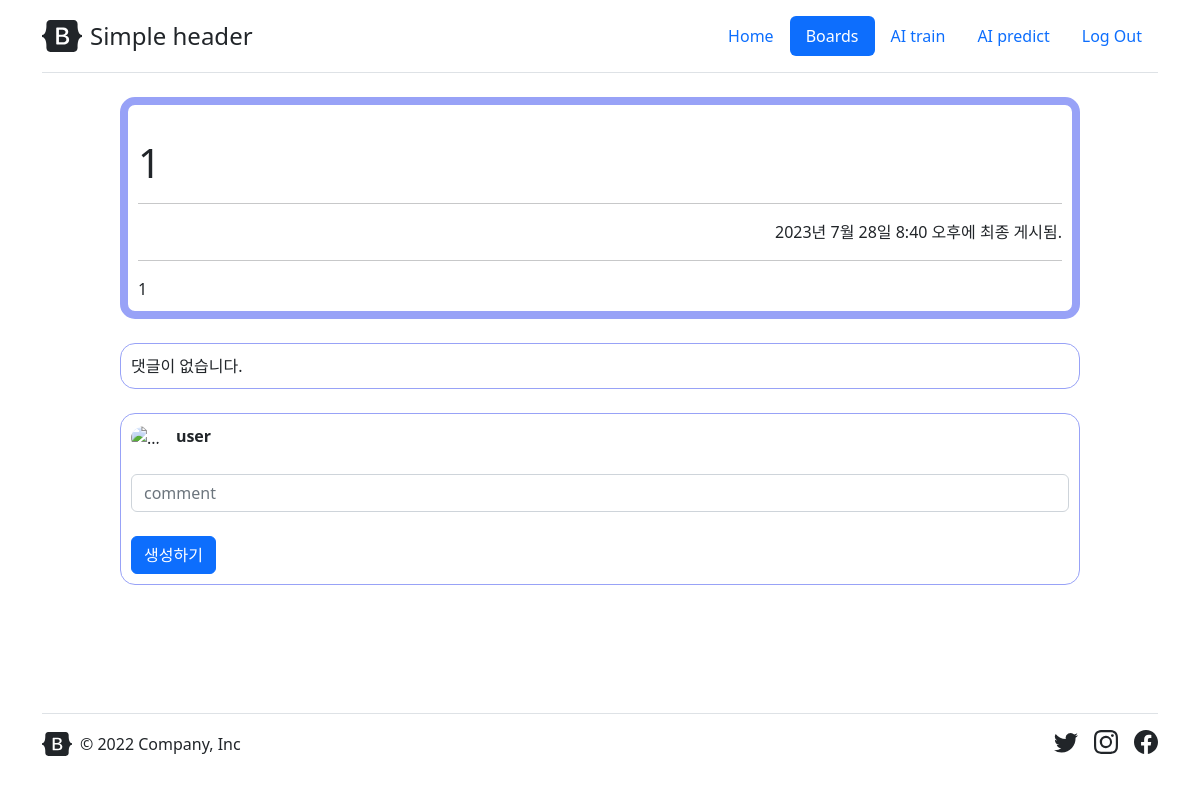
Screenshot of /boards/notice/1/ (signed in) with the database file from the repository.
### boards/models.py (models this page shows)
class Post(models.Model):
    id = models.BigAutoField(primary_key=True)
    user_id = models.ForeignKey(User, related_name="post",db_column="user_id",on_delete=models.CASCADE,blank=False,null=False)
    user_id_char = models.CharField(max_length=150,blank=False,null=False)
    title = models.CharField(db_column='title', max_length=50, blank=False, null=False)
    content = models.TextField(db_column='content', default="",blank=False,null=False)
    created_date = models.DateTimeField(db_column='created_date', auto_now_add=True)
    updated_date = models.DateTimeField(db_column='updated_date', auto_now=True)
    updated_bool = models.BooleanField(db_column='updated_bool', default=False,blank=False,null=False)
    visible_bool = models.BooleanField(db_column='visible_bool', default=True,blank=False,null=False)

### boards/views.py (the view)
# urls.py: path('notice/<int:pk>/', boards.views.boards_post_detail, name='post_detail'),
def boards_post_detail(request,pk):
    try:
        post = get_object_or_404(Post, pk=pk)
    except:
        return redirect("/")
    post_comment_list = Comment.objects.filter(post_id=pk).values("id","post_id","user_id","user_id_char","comment_content","created_date","updated_date","updated_bool","visible_bool") #쿼리셋을 얻는다.
    post_comment_list = list(post_comment_list) #쿼리셋을 리스트화한다.
    if request.user.is_authenticated:
        if request.method == "POST":
            new_CommentForm = CommentForm({"post_id" : pk,
                                           "user_id" : request.user.id,
                                           "user_id_char" : request.user.username,
                                           "comment_content" : request.POST.get("comment_content"),
                                           "updated_bool" : False,
                                           "visible_bool" : True,
                                           })
            if new_CommentForm.is_valid():
                new_CommentForm.save()
                return redirect("boards:post_detail", pk=pk)
    new_CommentForm = CommentForm()
    return render(request, 'boards/post_detail.html', {'post': post,"comment_list" : post_comment_list,"comment_form" : new_CommentForm, "post_pk" : pk})

### boards/forms.py
class CommentForm(forms.ModelForm):
    class Meta:
        model = Comment
        fields = ("post_id", "user_id" ,"user_id_char", "comment_content", "updated_bool","visible_bool")

### boards/templates/boards/post_detail.html (shortened to what this page needs)
{% extends "base.html" %}
{% load static %}
{% block contenthead %}
<link href="{% static "boards/css/index.css" %}" rel="stylesheet">
{% endblock contenthead %}
{% block content %}
<div class="notice">
    <div class="notice-contents" style="border: 8px solid rgb(152, 162, 247); border-radius: 15px; padding: 10px;">
        <h1 class="mt-4 mb-3">{{ post.title }}</h1>
        <hr style="border:1px color= silver;" width="100%">
        <p style="text-align: right;">{{post.created_date}}에 최종 게시됨.</p>
        <hr style="border:1px color= silver;" width="100%">
        <div id="return_html_text" class="return_html_text">{{post.content}}</div>
    </div>
    <br>
    <div class="notice-contents" style="border: 1px solid rgb(152, 162, 247); border-radius: 15px; padding: 10px;">
        {% if comment_list|length == 0 %}
        댓글이 없습니다.
        {% endif %}
    </div>
    <br>
    {% if user.is_authenticated %}
    <div class="notice-contents" style="border: 1px solid rgb(152, 162, 247); border-radius: 15px; padding: 10px;">
    <div class="d-flex">
        <div class="flex-shrink-0"><img class="rounded-circle" src="{% static 'img/dummypic.jpg' %}" alt="..."></div>
        <div class="ms-3">
            <div class="fw-bold">
                {{ user.username }}
            </div>
        </div>
    </div>
        <br>
        <div class="register_form">
            <form method="post">
                <div class="register_form_field">
                <input  type="text"
                        class="form-control"
                        name="comment_content"
                        value="{{ comment_form.comment_content.value|default_if_none:'' }}"
                        placeholder="comment"
                        maxlength="300"
                        required
                >
                </div>
                <br>
                <button type="submit" class="btn btn-primary">생성하기</button>
            </form>
        </div>
    </div>
    {% endif %}
</div>
{% endblock content %}

### static/css/header.css (style rules this page uses)
html { min-width: 480px; width: 100%; }

### boards/static/boards/css/index.css (style rules this page uses)
._content .notice { min-height: 480px; height: calc( 100vh - 73px - 24px - 24px - 24px - 63px ); margin: 0 auto; }
._content .notice-contents { min-width: 480px; width: 80%; max-width: 1200px; margin: 0 auto; }

### rows the page displays
Post: title "1", created_date "2023년 7월 28일 8:40 오후", content "1"

### other values shown
{{ user.username }} "user"
